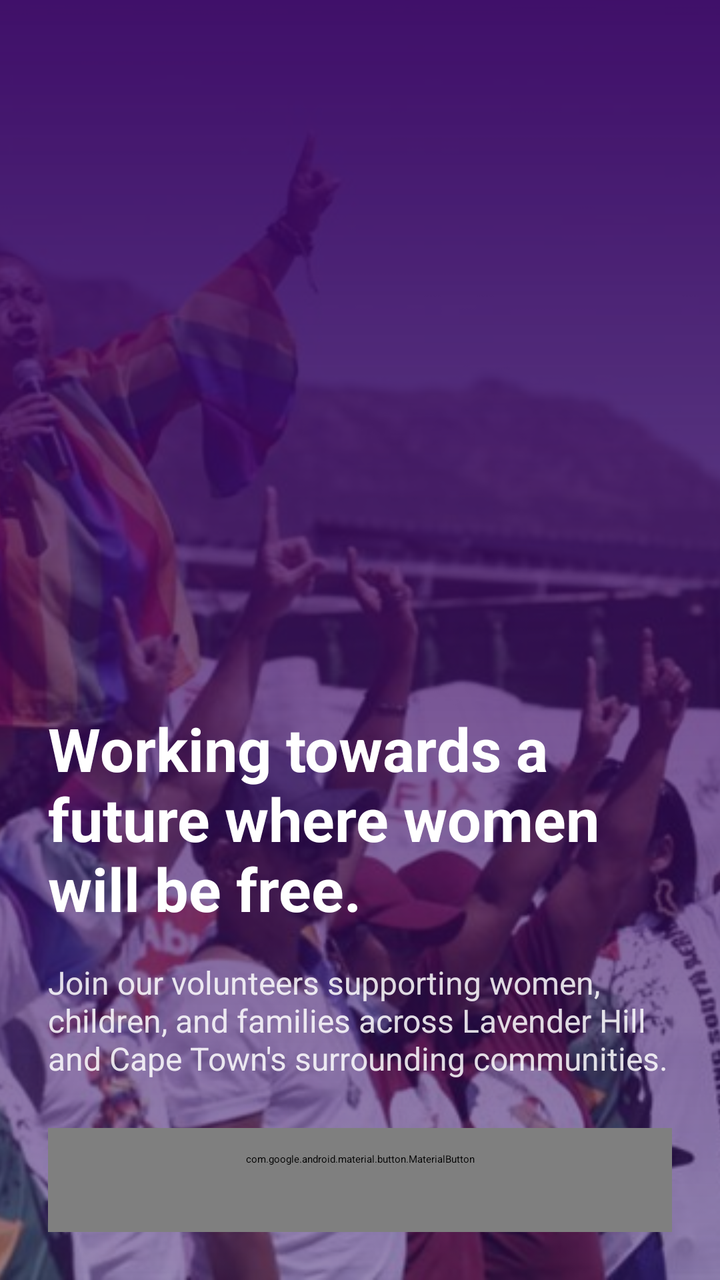
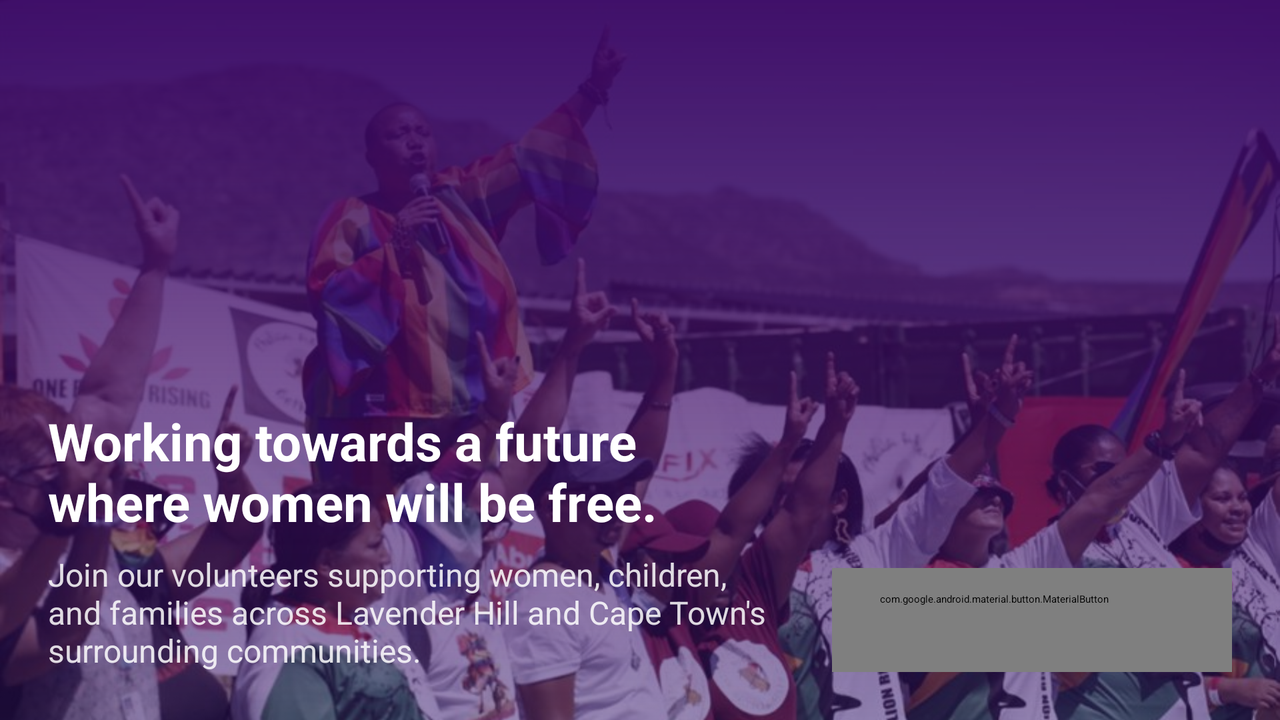

First picture: res/layout/ on a phone held upright. Second picture: the repository's own variant of that layout, on a device whose configuration matches the variant's folder. Source for both follows.
<!-- AndroidManifest.xml: application theme Theme.PAB_Volunteers -->
<!-- res/layout/activity_welcome.xml -->
<?xml version="1.0" encoding="utf-8"?>
<FrameLayout xmlns:android="http://schemas.android.com/apk/res/android"
    android:layout_width="match_parent"
    android:layout_height="match_parent">

    <ImageView
        android:layout_width="match_parent"
        android:layout_height="match_parent"
        android:contentDescription="@null"
        android:scaleType="centerCrop"
        android:src="@drawable/img_hero_rally" />

    <View
        android:layout_width="match_parent"
        android:layout_height="match_parent"
        android:background="@drawable/bg_hero_scrim" />

    <LinearLayout
        android:layout_width="match_parent"
        android:layout_height="match_parent"
        android:gravity="bottom"
        android:orientation="vertical"
        android:padding="@dimen/spacing_lg">

        <TextView
            android:id="@+id/tvWelcomeQuote"
            android:layout_width="match_parent"
            android:layout_height="wrap_content"
            android:text="@string/welcome_quote"
            android:textAppearance="@style/TextAppearance.PAB.Display" />

        <TextView
            android:layout_width="match_parent"
            android:layout_height="wrap_content"
            android:layout_marginTop="@dimen/spacing_md"
            android:text="@string/welcome_subtitle"
            android:textColor="@color/text_on_purple_muted"
            android:textSize="@dimen/text_subtitle" />

        <com.google.android.material.button.MaterialButton
            android:id="@+id/btnExplore"
            style="@style/Widget.PAB.Button.Secondary"
            android:layout_width="match_parent"
            android:layout_height="wrap_content"
            android:layout_marginTop="@dimen/spacing_lg"
            android:minHeight="@dimen/button_height"
            android:text="@string/welcome_cta"
            android:textColor="@color/text_on_purple" />

    </LinearLayout>
</FrameLayout>
<!-- resources referenced by this layout -->
<resources>
  <color name="text_on_purple">#FFFFFF</color>
  <color name="text_on_purple_muted">#D9FFFFFF</color>
  <dimen name="button_height">52dp</dimen>
  <dimen name="spacing_lg">24dp</dimen>
  <dimen name="spacing_md">16dp</dimen>
  <dimen name="text_subtitle">16sp</dimen>
  <!-- drawable bg_hero_scrim (drawable) -->
  <?xml version="1.0" encoding="utf-8"?>
  <shape xmlns:android="http://schemas.android.com/apk/res/android"
      android:shape="rectangle">
      <gradient
          android:angle="90"
          android:startColor="#802E1065"
          android:centerColor="#B23B0764"
          android:endColor="#F23B0764" />
  </shape>
  <!-- drawable img_hero_rally: jpg bitmap (drawable-nodpi, 93765 bytes) -->
  <string name="welcome_cta">Explore Philisa Volunteers</string>
  <string name="welcome_quote">"Working towards a future where women will be free."</string>
  <string name="welcome_subtitle">Join our volunteers supporting women, children, and families across Lavender Hill and Cape Town\'s surrounding communities.</string>
  <style name="TextAppearance.PAB.Display" parent="TextAppearance.Material3.HeadlineSmall">
          <item name="android:textSize">@dimen/text_display</item>
          <item name="android:textStyle">bold</item>
          <item name="android:textColor">@color/text_on_purple</item>
          <item name="fontFamily">@font/lora</item>
      </style>
  <style name="Widget.PAB.Button.Secondary" parent="Widget.Material3.Button.OutlinedButton">
          <item name="strokeColor">@color/divider</item>
          <item name="android:textColor">@color/text_primary</item>
          <item name="cornerRadius">@dimen/corner_radius_pill</item>
          <item name="android:textAllCaps">false</item>
          <item name="android:textSize">@dimen/text_subtitle</item>
          <item name="android:paddingTop">12dp</item>
          <item name="android:paddingBottom">12dp</item>
          <item name="android:minHeight">@dimen/button_height</item>
      </style>
  <!-- from res/values-v27/ -->
  <style name="Theme.PAB_Volunteers" parent="Base.Theme.PAB">
          <item name="android:navigationBarColor">@color/card_background</item>
          <item name="android:windowLightNavigationBar">@bool/light_system_bars</item>
      </style>
  <dimen name="text_display">30sp</dimen>
  <color name="divider">#E5E7EB</color>
  <color name="text_primary">#1F2937</color>
  <dimen name="corner_radius_pill">100dp</dimen>
  <color name="card_background">#FFFFFF</color>
</resources>
<!-- res/layout-land/activity_welcome.xml (the repository's variant of the layout above) -->
<!-- drawn on the phone turned sideways -->
<?xml version="1.0" encoding="utf-8"?>
<FrameLayout xmlns:android="http://schemas.android.com/apk/res/android"
    xmlns:app="http://schemas.android.com/apk/res-auto"
    xmlns:tools="http://schemas.android.com/tools"
    android:layout_width="match_parent"
    android:layout_height="match_parent">

    <ImageView
        android:layout_width="match_parent"
        android:layout_height="match_parent"
        android:contentDescription="@null"
        android:scaleType="centerCrop"
        android:src="@drawable/img_hero_rally" />

    <View
        android:layout_width="match_parent"
        android:layout_height="match_parent"
        android:background="@drawable/bg_hero_scrim" />

    <LinearLayout
        android:layout_width="match_parent"
        android:layout_height="match_parent"
        android:baselineAligned="false"
        android:gravity="bottom"
        android:orientation="horizontal"
        android:padding="@dimen/spacing_lg">

        <androidx.core.widget.NestedScrollView
            android:layout_width="0dp"
            android:layout_height="wrap_content"
            android:layout_weight="1"
            android:fillViewport="false">

            <LinearLayout
                android:layout_width="match_parent"
                android:layout_height="wrap_content"
                android:orientation="vertical">

                <TextView
                    android:id="@+id/tvWelcomeQuote"
                    android:layout_width="match_parent"
                    android:layout_height="wrap_content"
                    android:text="@string/welcome_quote"
                    android:textAppearance="@style/TextAppearance.PAB.Display" />

                <TextView
                    android:layout_width="match_parent"
                    android:layout_height="wrap_content"
                    android:layout_marginTop="@dimen/spacing_sm"
                    android:text="@string/welcome_subtitle"
                    android:textColor="@color/text_on_purple_muted"
                    android:textSize="@dimen/text_subtitle" />
            </LinearLayout>
        </androidx.core.widget.NestedScrollView>

        <com.google.android.material.button.MaterialButton
            android:id="@+id/btnExplore"
            style="@style/Widget.PAB.Button.Secondary"
            android:layout_width="wrap_content"
            android:layout_height="wrap_content"
            android:layout_marginStart="@dimen/spacing_lg"
            android:minHeight="@dimen/button_height"
            android:minWidth="200dp"
            android:text="@string/welcome_cta"
            android:textColor="@color/text_on_purple"
            app:strokeColor="@color/text_on_purple_muted"
            tools:ignore="RtlSymmetry" />

    </LinearLayout>
</FrameLayout>
<!-- resources referenced by the variant -->
<!-- as the phone turned sideways resolves them -->
<resources>
  <color name="text_on_purple">#FFFFFF</color>
  <color name="text_on_purple_muted">#D9FFFFFF</color>
  <dimen name="button_height">52dp</dimen>
  <dimen name="spacing_lg">24dp</dimen>
  <dimen name="spacing_sm">8dp</dimen>
  <dimen name="text_subtitle">16sp</dimen>
  <!-- drawable bg_hero_scrim (drawable) -->
  <?xml version="1.0" encoding="utf-8"?>
  <shape xmlns:android="http://schemas.android.com/apk/res/android"
      android:shape="rectangle">
      <gradient
          android:angle="90"
          android:startColor="#802E1065"
          android:centerColor="#B23B0764"
          android:endColor="#F23B0764" />
  </shape>
  <!-- drawable img_hero_rally: jpg bitmap (drawable-nodpi, 93765 bytes) -->
  <string name="welcome_cta">Explore Philisa Volunteers</string>
  <string name="welcome_quote">"Working towards a future where women will be free."</string>
  <string name="welcome_subtitle">Join our volunteers supporting women, children, and families across Lavender Hill and Cape Town\'s surrounding communities.</string>
  <style name="TextAppearance.PAB.Display" parent="TextAppearance.Material3.HeadlineSmall">
          <item name="android:textSize">@dimen/text_display</item>
          <item name="android:textStyle">bold</item>
          <item name="android:textColor">@color/text_on_purple</item>
          <item name="fontFamily">@font/lora</item>
      </style>
  <style name="Widget.PAB.Button.Secondary" parent="Widget.Material3.Button.OutlinedButton">
          <item name="strokeColor">@color/divider</item>
          <item name="android:textColor">@color/text_primary</item>
          <item name="cornerRadius">@dimen/corner_radius_pill</item>
          <item name="android:textAllCaps">false</item>
          <item name="android:textSize">@dimen/text_subtitle</item>
          <item name="android:paddingTop">12dp</item>
          <item name="android:paddingBottom">12dp</item>
          <item name="android:minHeight">@dimen/button_height</item>
      </style>
  <!-- from res/values-v27/ -->
  <style name="Theme.PAB_Volunteers" parent="Base.Theme.PAB">
          <item name="android:navigationBarColor">@color/card_background</item>
          <item name="android:windowLightNavigationBar">@bool/light_system_bars</item>
      </style>
  <!-- from res/values-land/ -->
  <dimen name="text_display">26sp</dimen>
  <color name="divider">#E5E7EB</color>
  <color name="text_primary">#1F2937</color>
  <dimen name="corner_radius_pill">100dp</dimen>
  <color name="card_background">#FFFFFF</color>
</resources>
